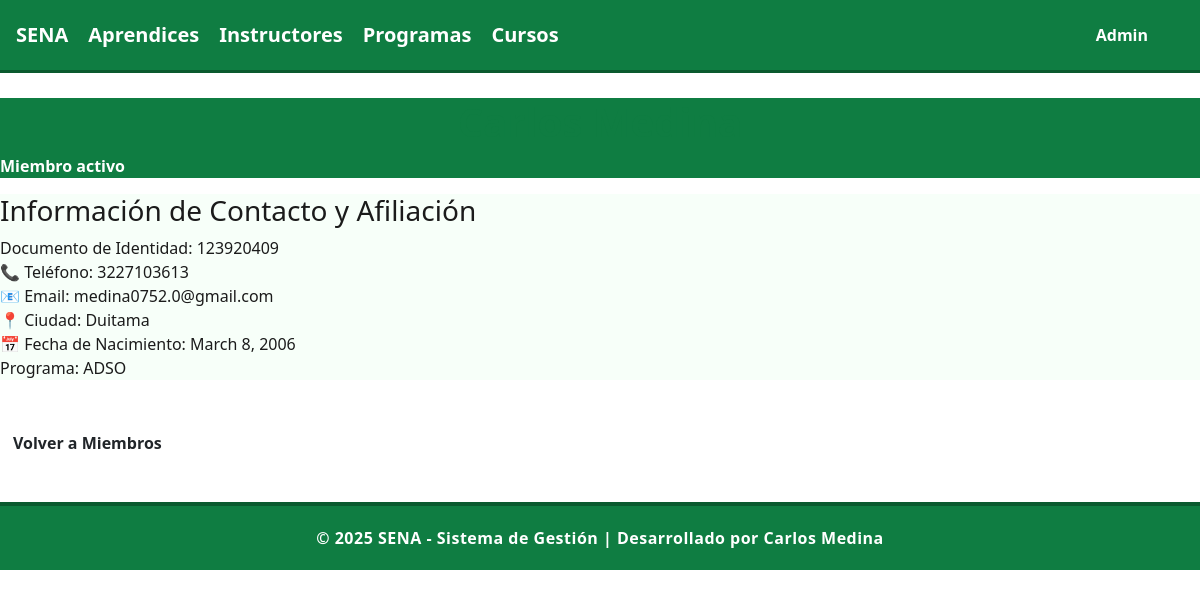
Before: /aprendices/details/2 with the older database file.
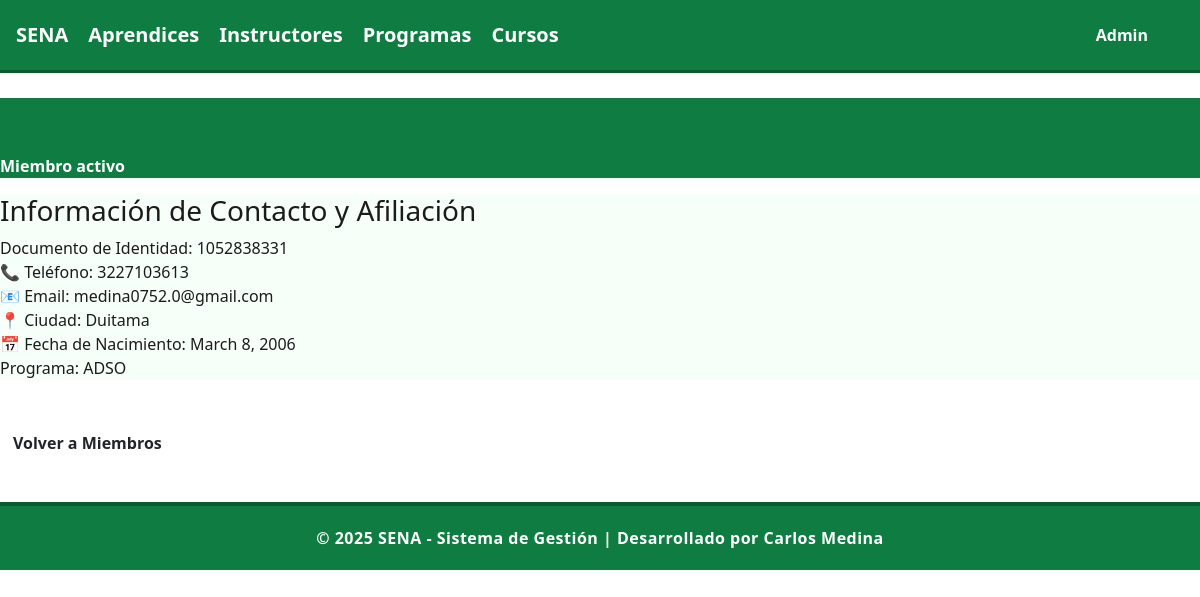
After: the same page with the newer database file.
### aprendices/models.py (models this page shows, shortened)
class Aprendiz(models.Model):
    documento_identidad = models.CharField(max_length=100,unique=True)
    nombre = models.CharField(max_length=100)
    apellido = models.CharField(max_length=100)
    telefono = models.CharField(max_length=100,null=True)
    correo = models.EmailField(max_length=100)
    fecha_nacimiento = models.DateField()
    ciudad = models.CharField(max_length=100,null=True)
    programa = models.CharField(max_length=100)

### aprendices/views.py (the view)
# urls.py: path('aprendices/details/<int:id>', views.details, name='details'),
def details(request, id):
  myaprendiz = Aprendiz.objects.get(id=id)
  template = loader.get_template('details.html')
  context = {
    'myaprendiz': myaprendiz,
  }
  return HttpResponse(template.render(context, request))

### aprendices/templates/details.html (shortened to what this page needs)
{% extends "master.html" %}
{% block content %}
  <section class="aprendiz-details-section">
    <div class="profile-card">
      <div class="card-header">
        <h1> {{ myaprendiz.nombre }} {{ myaprendiz.apellido }}</h1>
        <p class="status">Miembro activo</p>
      </div>
      <div class="card-body">
        <h3>Información de Contacto y Afiliación</h3>
        <div class="detail-grid">
          <div class="detail-item">
            <span class="label"> Documento de Identidad:</span>
            <span class="value">{{ myaprendiz.documento_identidad }}</span>
          </div>
          <div class="detail-item">
            <span class="label">📞 Teléfono:</span>
            <span class="value">{{ myaprendiz.telefono }}</span>
          </div>
          <div class="detail-item">
            <span class="label">📧 Email:</span>
            <span class="value">{{ myaprendiz.correo }}</span>
          </div>
          <div class="detail-item">
            <span class="label">📍 Ciudad:</span>
            <span class="value">{{ myaprendiz.ciudad }}</span>
          </div>
          <div class="detail-item">
            <span class="label">📅 Fecha de Nacimiento:</span>
            <span class="value">{{ myaprendiz.fecha_nacimiento|date:"F j, Y" }}</span>
          </div>
          <div class="detail-item">
            <span class="label"> Programa:</span>
            <span class="value">{{ myaprendiz.programa }}</span>
          </div>
        </div>
      </div>
    </div>
  <br>
    <p style="margin-top: 20px;">
        <a href="/aprendices" class="btn">Volver a Miembros</a>
    </p>
  </section>
{% endblock %}

Changed rows visible on the page:
changed Aprendiz "medina0752.0@gmail.com": documento_identidad "123920409" → "1052838331"
